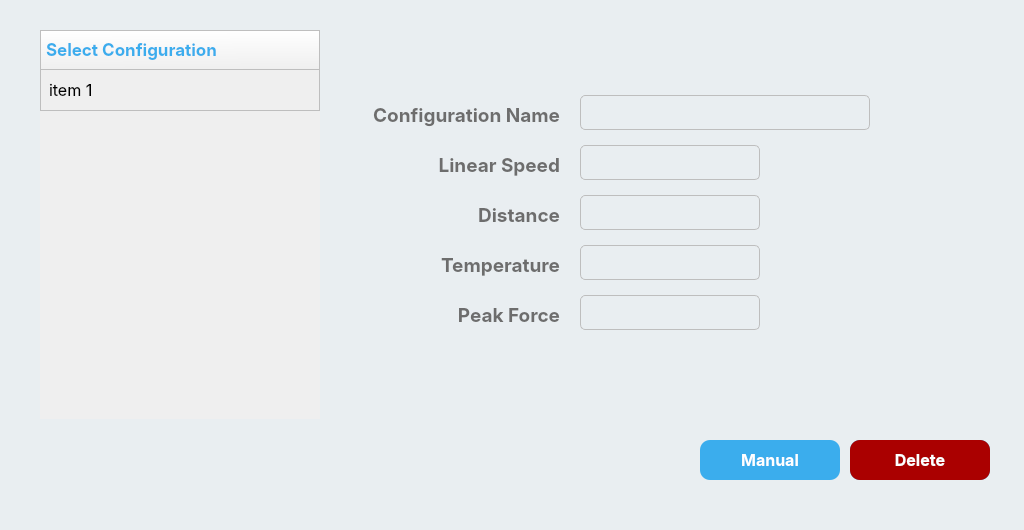
   <widget class="QFrame" name="screen_4">
    <property name="geometry">
     <rect>
      <x>0</x>
      <y>70</y>
      <width>1024</width>
      <height>530</height>
     </rect>
    </property>
    <property name="font">
     <font>
      <family>SF Pro Display</family>
     </font>
    </property>
    <property name="styleSheet">
     <string notr="true">background-color: rgb(233, 238, 241);</string>
    </property>
    <property name="frameShape">
     <enum>QFrame::NoFrame</enum>
    </property>
    <property name="frameShadow">
     <enum>QFrame::Plain</enum>
    </property>
    <widget class="QPushButton" name="button_5">
     <property name="geometry">
      <rect>
       <x>850</x>
       <y>440</y>
       <width>140</width>
       <height>40</height>
      </rect>
     </property>
     <property name="font">
      <font>
       <family>SF Pro Display</family>
       <pointsize>12</pointsize>
       <weight>75</weight>
       <bold>true</bold>
      </font>
     </property>
     <property name="styleSheet">
      <string notr="true">QPushButton{
background-color:#3BADED;
color: rgb(255, 255, 255);
border:none;
border-radius:10;
}

QPushButton:pressed{
background-color:#308DC2
}
</string>
     </property>
     <property name="text">
      <string>Auto</string>
     </property>
    </widget>
    <widget class="QLabel" name="label_24">
     <property name="geometry">
      <rect>
       <x>369</x>
       <y>100</y>
       <width>191</width>
       <height>30</height>
      </rect>
     </property>
     <property name="font">
      <font>
       <family>SF Pro Display</family>
       <pointsize>14</pointsize>
       <weight>75</weight>
       <bold>true</bold>
      </font>
     </property>
     <property name="styleSheet">
      <string notr="true">color: #6d6d6d;</string>
     </property>
     <property name="text">
      <string>Configuration Name</string>
     </property>
     <property name="alignment">
      <set>Qt::AlignRight|Qt::AlignTrailing|Qt::AlignVCenter</set>
     </property>
    </widget>
    <widget class="QLabel" name="label_25">
     <property name="geometry">
      <rect>
       <x>380</x>
       <y>150</y>
       <width>180</width>
       <height>30</height>
      </rect>
     </property>
     <property name="font">
      <font>
       <family>SF Pro Display</family>
       <pointsize>14</pointsize>
       <weight>75</weight>
       <bold>true</bold>
      </font>
     </property>
     <property name="styleSheet">
      <string notr="true">color: rgb(109, 109, 109);</string>
     </property>
     <property name="text">
      <string>Linear Speed</string>
     </property>
     <property name="alignment">
      <set>Qt::AlignRight|Qt::AlignTrailing|Qt::AlignVCenter</set>
     </property>
    </widget>
    <widget class="QLabel" name="label_26">
     <property name="geometry">
      <rect>
       <x>380</x>
       <y>200</y>
       <width>180</width>
       <height>30</height>
      </rect>
     </property>
     <property name="font">
      <font>
       <family>SF Pro Display</family>
       <pointsize>14</pointsize>
       <weight>75</weight>
       <bold>true</bold>
      </font>
     </property>
     <property name="styleSheet">
      <string notr="true">color: rgb(109, 109, 109);</string>
     </property>
     <property name="text">
      <string>Distance</string>
     </property>
     <property name="alignment">
      <set>Qt::AlignRight|Qt::AlignTrailing|Qt::AlignVCenter</set>
     </property>
    </widget>
    <widget class="QLabel" name="label_27">
     <property name="geometry">
      <rect>
       <x>380</x>
       <y>250</y>
       <width>180</width>
       <height>30</height>
      </rect>
     </property>
     <property name="font">
      <font>
       <family>SF Pro Display</family>
       <pointsize>14</pointsize>
       <weight>75</weight>
       <bold>true</bold>
      </font>
     </property>
     <property name="styleSheet">
      <string notr="true">color: rgb(109, 109, 109);</string>
     </property>
     <property name="text">
      <string>Temperature</string>
     </property>
     <property name="alignment">
      <set>Qt::AlignRight|Qt::AlignTrailing|Qt::AlignVCenter</set>
     </property>
    </widget>
    <widget class="QLabel" name="label_28">
     <property name="geometry">
      <rect>
       <x>380</x>
       <y>300</y>
       <width>180</width>
       <height>30</height>
      </rect>
     </property>
     <property name="font">
      <font>
       <family>SF Pro Display</family>
       <pointsize>14</pointsize>
       <weight>75</weight>
       <bold>true</bold>
      </font>
     </property>
     <property name="styleSheet">
      <string notr="true">color: rgb(109, 109, 109);</string>
     </property>
     <property name="text">
      <string>Peak Force</string>
     </property>
     <property name="alignment">
      <set>Qt::AlignRight|Qt::AlignTrailing|Qt::AlignVCenter</set>
     </property>
    </widget>
    <widget class="QLabel" name="label_29">
     <property name="geometry">
      <rect>
       <x>580</x>
       <y>95</y>
       <width>290</width>
       <height>35</height>
      </rect>
     </property>
     <property name="font">
      <font>
       <family>SF Pro Display</family>
       <pointsize>12</pointsize>
      </font>
     </property>
     <property name="styleSheet">
      <string notr="true">color: #2f2f2f;
border:1px solid #bebebe;
border-radius: 5px;
padding-left: 5px;</string>
     </property>
     <property name="text">
      <string/>
     </property>
     <property name="alignment">
      <set>Qt::AlignLeading|Qt::AlignLeft|Qt::AlignVCenter</set>
     </property>
    </widget>
    <widget class="QLabel" name="label_30">
     <property name="geometry">
      <rect>
       <x>580</x>
       <y>145</y>
       <width>180</width>
       <height>35</height>
      </rect>
     </property>
     <property name="font">
      <font>
       <family>SF Pro Display</family>
       <pointsize>12</pointsize>
      </font>
     </property>
     <property name="styleSheet">
      <string notr="true">color: #2f2f2f;
border:1px solid #bebebe;
border-radius: 5px;
padding-left: 5px;</string>
     </property>
     <property name="text">
      <string/>
     </property>
     <property name="alignment">
      <set>Qt::AlignLeading|Qt::AlignLeft|Qt::AlignVCenter</set>
     </property>
    </widget>
    <widget class="QLabel" name="label_31">
     <property name="geometry">
      <rect>
       <x>580</x>
       <y>195</y>
       <width>180</width>
       <height>35</height>
      </rect>
     </property>
     <property name="font">
      <font>
       <family>SF Pro Display</family>
       <pointsize>12</pointsize>
      </font>
     </property>
     <property name="styleSheet">
      <string notr="true">color: #2f2f2f;
border:1px solid #bebebe;
border-radius: 5px;
padding-left: 5px;</string>
     </property>
     <property name="text">
      <string/>
     </property>
     <property name="alignment">
      <set>Qt::AlignLeading|Qt::AlignLeft|Qt::AlignVCenter</set>
     </property>
    </widget>
    <widget class="QLabel" name="label_32">
     <property name="geometry">
      <rect>
       <x>580</x>
       <y>245</y>
       <width>180</width>
       <height>35</height>
      </rect>
     </property>
     <property name="font">
      <font>
       <family>SF Pro Display</family>
       <pointsize>12</pointsize>
      </font>
     </property>
     <property name="styleSheet">
      <string notr="true">color: #2f2f2f;
border:1px solid #bebebe;
border-radius: 5px;
padding-left: 5px;</string>
     </property>
     <property name="text">
      <string/>
     </property>
     <property name="alignment">
      <set>Qt::AlignLeading|Qt::AlignLeft|Qt::AlignVCenter</set>
     </property>
    </widget>
    <widget class="QPushButton" name="button_6">
     <property name="geometry">
      <rect>
       <x>40</x>
       <y>30</y>
       <width>280</width>
       <height>40</height>
      </rect>
     </property>
     <property name="font">
      <font>
       <family>SF Pro Display</family>
       <pointsize>13</pointsize>
       <weight>75</weight>
       <bold>true</bold>
      </font>
     </property>
     <property name="styleSheet">
      <string notr="true">QPushButton{
	background-color: qlineargradient(spread:pad, x1:0.47, y1:0, x2:0.5, y2:1, stop:0 rgba(255, 255, 255, 255), stop:1 rgba(239, 239, 239, 255));
color: #3BADED;
border:1px solid #bebebe;
text-align: left;
padding-left: 5px;
}

QPushButton:pressed{
background-color: #bebebe;
}
</string>
     </property>
     <property name="text">
      <string>Select Configuration</string>
     </property>
     <property name="autoDefault">
      <bool>false</bool>
     </property>
     <property name="default">
      <bool>false</bool>
     </property>
     <property name="flat">
      <bool>false</bool>
     </property>
    </widget>
    <widget class="QLabel" name="label_33">
     <property name="geometry">
      <rect>
       <x>580</x>
       <y>295</y>
       <width>180</width>
       <height>35</height>
      </rect>
     </property>
     <property name="font">
      <font>
       <family>SF Pro Display</family>
       <pointsize>12</pointsize>
      </font>
     </property>
     <property name="styleSheet">
      <string notr="true">color: #2f2f2f;
border:1px solid #bebebe;
border-radius: 5px;
padding-left: 5px;</string>
     </property>
     <property name="text">
      <string/>
     </property>
     <property name="alignment">
      <set>Qt::AlignLeading|Qt::AlignLeft|Qt::AlignVCenter</set>
     </property>
    </widget>
    <widget class="QListWidget" name="configlist">
     <property name="geometry">
      <rect>
       <x>40</x>
       <y>69</y>
       <width>280</width>
       <height>350</height>
      </rect>
     </property>
     <property name="font">
      <font>
       <family>SF Pro Display</family>
       <pointsize>9</pointsize>
      </font>
     </property>
     <property name="styleSheet">
      <string notr="true">QListWidget {
background-color: #efefef;
border:none;
}

QListWidget::item {
 height: 40px; 
border:1px solid #bebebe;
padding-left:5px;
}

QListWidget::item:hover {
	background-color: #308DC2;
	color: #ffffff;
}

QListWidget::item:selected {
	background-color:#3BADED;
	color: #ffffff;
border:1px solid rgb(0,74,74);
}</string>
     </property>
     <property name="resizeMode">
      <enum>QListView::Adjust</enum>
     </property>
     <property name="batchSize">
      <number>10</number>
     </property>
     <property name="currentRow">
      <number>-1</number>
     </property>
     <item>
      <property name="text">
       <string>item 1</string>
      </property>
      <property name="font">
       <font>
        <pointsize>12</pointsize>
       </font>
      </property>
     </item>
    </widget>
    <widget class="QPushButton" name="button_11">
     <property name="geometry">
      <rect>
       <x>850</x>
       <y>440</y>
       <width>140</width>
       <height>40</height>
      </rect>
     </property>
     <property name="font">
      <font>
       <family>SF Pro Display</family>
       <pointsize>12</pointsize>
       <weight>75</weight>
       <bold>true</bold>
      </font>
     </property>
     <property name="styleSheet">
      <string notr="true">QPushButton{
background-color:rgb(170, 0, 0);
color: rgb(255, 255, 255);
border:none;
border-radius:10;
}

QPushButton:pressed{
background-color:rgb(140, 0, 0);
}
</string>
     </property>
     <property name="text">
      <string>Delete</string>
     </property>
    </widget>
    <widget class="QPushButton" name="button_12">
     <property name="geometry">
      <rect>
       <x>700</x>
       <y>440</y>
       <width>140</width>
       <height>40</height>
      </rect>
     </property>
     <property name="font">
      <font>
       <family>SF Pro Display</family>
       <pointsize>12</pointsize>
       <weight>75</weight>
       <bold>true</bold>
      </font>
     </property>
     <property name="styleSheet">
      <string notr="true">QPushButton{
background-color:#3BADED;
color: rgb(255, 255, 255);
border:none;
border-radius:10;
}

QPushButton:pressed{
background-color:#308DC2
}
</string>
     </property>
     <property name="text">
      <string>Manual</string>
     </property>
    </widget>
   </widget>
